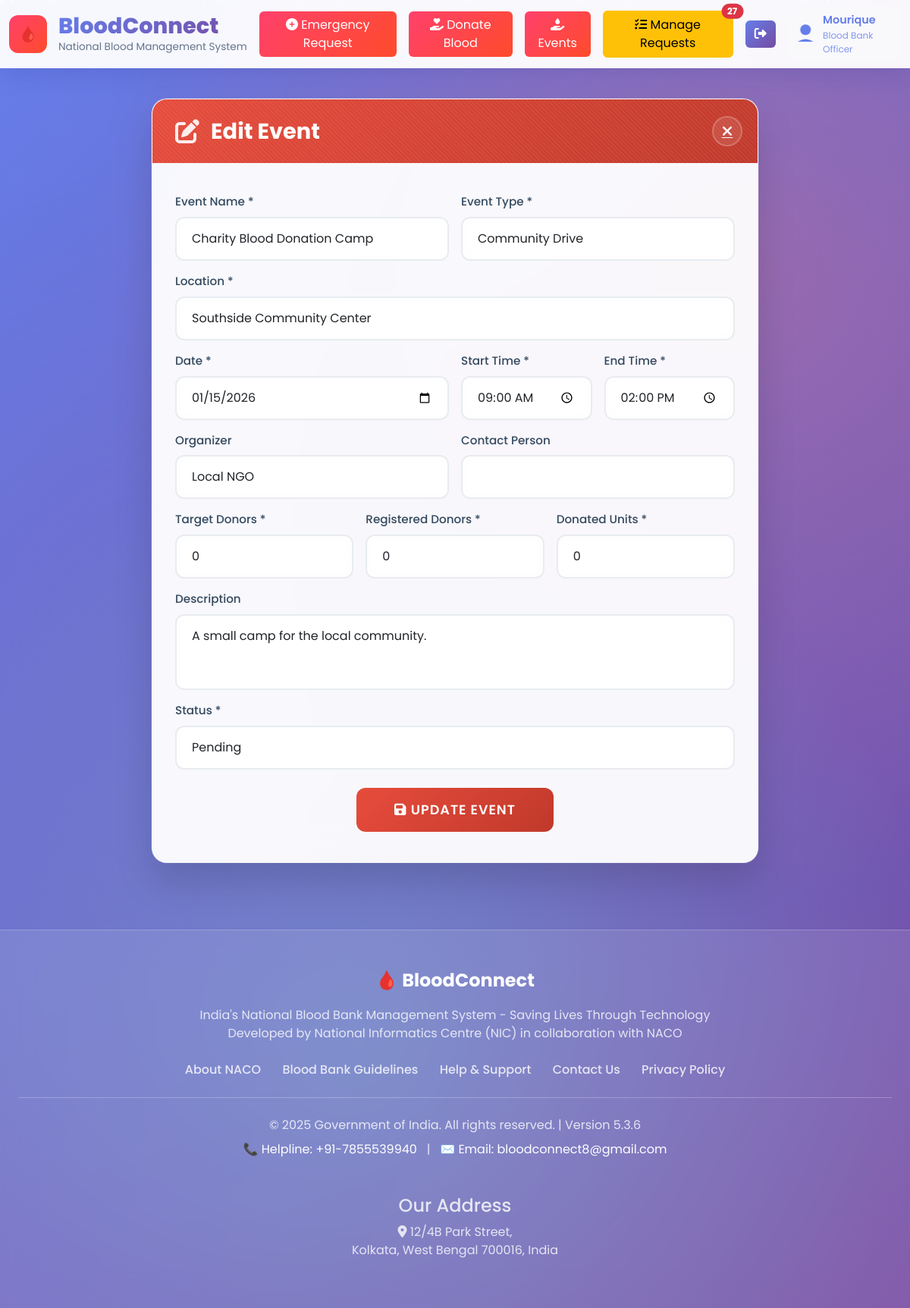
The app's page /edit_event.php?id=21 (signed in) with its own data.
### tables this page shows
CREATE TABLE `blood_events` (
  `id` int(11) NOT NULL AUTO_INCREMENT,
  `event_name` varchar(255) NOT NULL,
  `event_type` varchar(100) NOT NULL,
  `description` text DEFAULT NULL,
  `location` varchar(255) NOT NULL,
  `event_date` date NOT NULL,
  `start_time` time NOT NULL,
  `end_time` time NOT NULL,
  `organizer` varchar(255) DEFAULT NULL,
  `target_donors` int(11) DEFAULT 0,
  `registered_donors` int(11) DEFAULT 0,
  `donated_units` int(11) DEFAULT 0,
  `status` enum('pending','approved','rejected','completed') DEFAULT 'pending',
  `contact_person` varchar(255) DEFAULT NULL,
  `created_at` timestamp NOT NULL DEFAULT current_timestamp(),
  `updated_at` timestamp NOT NULL DEFAULT current_timestamp() ON UPDATE current_timestamp(),
  PRIMARY KEY (`id`)
);

### edit_event.php (the view, shortened to what this page needs)
<?php
include 'connect.php';
$event = null;
if (isset($_GET['id'])) {
    $id = $_GET['id'];
    $stmt = $conn->prepare("SELECT * FROM blood_events WHERE id = ?");
    $stmt->bind_param("i", $id);
    $stmt->execute();
    $result = $stmt->get_result();
    if ($result->num_rows > 0) {
        $event = $result->fetch_assoc();
    }
}
?>
<!DOCTYPE html>
<html lang="en">
<head>
    <link href="https://cdnjs.cloudflare.com/ajax/libs/bootstrap/5.3.0/css/bootstrap.min.css" rel="stylesheet">
    <link href="https://cdnjs.cloudflare.com/ajax/libs/font-awesome/6.4.0/css/all.min.css" rel="stylesheet">
    <link rel="stylesheet" href="styles.css">
    <link rel="stylesheet" href="donor.css">
    <link rel="stylesheet" href="particles.css">
</head>
<body>
    <div class="particles"></div>
    <?php include "header.php"; ?>
    <div class="main-wrapper">
        <div class="form-container">
            <div class="form-header">
                <h2><i class="fas fa-edit icon"></i> Edit Event</h2>
                <a href="blood_event.php" class="close-btn"><i class="fas fa-times"></i></a>
            </div>
            <div class="form-content">
                <form action="update_event.php" method="post">
                    <div class="row g-3">
                        <div class="col-md-6">
                            <label for="adminEventName" class="form-label">Event Name *</label>
                            <input type="text" class="form-control" id="adminEventName" name="event_name" value="<?php echo htmlspecialchars($event['event_name']); ?>" required>
                        </div>
                        <div class="col-md-6">
                            <label for="adminEventType" class="form-label">Event Type *</label>
                            <select class="form-select" id="adminEventType" name="event_type" required>
                                <option value="Community Drive" <?php if($event['event_type'] == 'Community Drive') echo 'selected'; ?>>Community Drive</option>
                            </select>
                        </div>
                        <div class="col-12">
                            <label for="adminEventLocation" class="form-label">Location *</label>
                            <input type="text" class="form-control" id="adminEventLocation" name="location" value="<?php echo htmlspecialchars($event['location']); ?>" required>
                        </div>
                        <div class="col-md-6">
                            <label for="adminEventDate" class="form-label">Date *</label>
                            <input type="date" class="form-control" id="adminEventDate" name="event_date" value="<?php echo htmlspecialchars($event['event_date']); ?>" required>
                        </div>
                        <div class="col-md-3">
                            <label for="adminStartTime" class="form-label">Start Time *</label>
                            <input type="time" class="form-control" id="adminStartTime" name="start_time" value="<?php echo htmlspecialchars($event['start_time']); ?>" required>
                        </div>
                        <div class="col-md-3">
                            <label for="adminEndTime" class="form-label">End Time *</label>
                            <input type="time" class="form-control" id="adminEndTime" name="end_time" value="<?php echo htmlspecialchars($event['end_time']); ?>" required>
                        </div>
                        <div class="col-md-6">
                            <label for="adminOrganizer" class="form-label">Organizer</label>
                            <input type="text" class="form-control" id="adminOrganizer" name="organizer" value="<?php echo htmlspecialchars($event['organizer']); ?>">
                        </div>
                        <div class="col-md-6">
                            <label for="adminContactPerson" class="form-label">Contact Person</label>
                            <input type="text" class="form-control" id="adminContactPerson" name="contact_person" value="<?php echo htmlspecialchars($event['contact_person']); ?>">
                        </div>
                        <div class="col-md-4">
                            <label for="adminTargetDonors" class="form-label">Target Donors *</label>
                            <input type="number" class="form-control" id="adminTargetDonors" name="target_donors" min="0" value="<?php echo htmlspecialchars($event['target_donors']); ?>" required>
                        </div>
                        <div class="col-md-4">
                            <label for="adminRegisteredDonors" class="form-label">Registered Donors *</label>
                            <input type="number" class="form-control" id="adminRegisteredDonors" name="registered_donors" min="0" value="<?php echo htmlspecialchars($event['registered_donors']); ?>" required>
                        </div>
                        <div class="col-md-4">
                            <label for="adminDonatedUnits" class="form-label">Donated Units *</label>
                            <input type="number" class="form-control" id="adminDonatedUnits" name="donated_units" min="0" value="<?php echo htmlspecialchars($event['donated_units']); ?>" required>
                        </div>
                        <div class="col-12">
                            <label for="adminEventDescription" class="form-label">Description</label>
                            <textarea class="form-control" id="adminEventDescription" name="description" style="height: 100px; resize: none;"><?php echo htmlspecialchars($event['description']); ?></textarea>
                        </div>
                        <div class="col-12">
                            <label for="adminEventStatus" class="form-label">Status *</label>
                            <select class="form-select" id="adminEventStatus" name="status" required>
                                <option value="pending" <?php if($event['status'] == 'pending') echo 'selected'; ?>>Pending</option>
                            </select>
                        </div>
                    </div>
                    <div class="text-center mt-4">
                        <button type="submit" class="btn-submit" name="submit"><i class="fas fa-save"></i> Update Event</button>
                    </div>
                </form>
            </div>
        </div>
    </div>
    <?php include "footer.php"; ?>
</body>
</html>

### styles.css (style rules this page uses)
:root { --primary-gradient: linear-gradient(135deg, #667eea 0%, #764ba2 100%); --danger-gradient: linear-gradient(135deg, #ff416c 0%, #ff4b2b 100%); --success-gradient: linear-gradient(135deg, #00b09b 0%, #96c93d 100%); --warning-gradient: linear-gradient(135deg, #ffb347 0%, #ffcc33 100%); --info-gradient: linear-gradient(135deg, #4facfe 0%, #00f2fe 100%); --glass-bg: rgba(255, 255, 255, 0.1); --glass-border: rgba(255, 255, 255, 0.2); }
body { font-family: 'Inter', sans-serif; background: linear-gradient(135deg, #667eea 0%, #764ba2 50%, #f093fb 100%); background-attachment: fixed; min-height: 100vh; }
:root { --primary-gradient: linear-gradient(135deg, #667eea 0%, #764ba2 100%); --danger-gradient: linear-gradient(135deg, #ff416c 0%, #ff4b2b 100%); --glass-border: rgba(255, 255, 255, 0.2); --text-primary: #2c3e50; --text-secondary: #64748b; --shadow-light: 0 8px 32px rgba(31, 38, 135, 0.15); --shadow-medium: 0 12px 40px rgba(31, 38, 135, 0.25); }
body { font-family: 'Inter', sans-serif; background: linear-gradient(135deg, #667eea 0%, #764ba2 50%, #f093fb 100%); }

### donor.css (style rules this page uses)
* { margin: 0; padding: 0; box-sizing: border-box; }
body { font-family: 'Poppins', sans-serif; background: linear-gradient(135deg, #667eea 0%, #764ba2 100%); min-height: 100vh; position: relative; overflow-x: hidden; }
body::before { content: ''; position: fixed; top: 0; left: 0; width: 100%; height: 100%; background: radial-gradient(circle at 20% 50%, rgba(120, 119, 198, 0.3) 0%, transparent 50%), radial-gradient(circle at 80% 20%, rgba(255, 119, 119, 0.3) 0%, transparent 50%), radial-gradient(circle at 40% 80%, rgba(120, 219, 226, 0.3) 0%, transparent 50%); animation: backgroundFlow 20s ease-in-out infinite; z-index: -1; }
.main-wrapper { min-height: 100vh; display: flex; align-items: center; justify-content: center; padding: 40px 15px; position: relative; }
.form-container { width: 100%; max-width: 800px; background: rgba(255, 255, 255, 0.95); backdrop-filter: blur(20px); border: 1px solid rgba(255, 255, 255, 0.2); border-radius: 20px; overflow: hidden; box-shadow: 0 25px 50px rgba(0, 0, 0, 0.15), 0 0 0 1px rgba(255, 255, 255, 0.1); animation: slideUp 0.8s ease-out; position: relative; }
.form-header { background: linear-gradient(135deg, #e74c3c 0%, #c0392b 100%); color: white; padding: 25px 30px; position: relative; overflow: hidden; }
.form-header::before { content: ''; position: absolute; top: -50%; left: -50%; width: 200%; height: 200%; background: repeating-linear-gradient(45deg, transparent, transparent 2px, rgba(255, 255, 255, 0.05) 2px, rgba(255, 255, 255, 0.05) 4px); animation: shimmer 20s linear infinite; }
.form-header h2 { font-weight: 700; font-size: 1.8rem; margin: 0; display: flex; align-items: center; gap: 15px; position: relative; z-index: 2; }
.form-header .icon { font-size: 2rem; opacity: 0.9; }
.close-btn { position: absolute; right: 20px; top: 50%; transform: translateY(-50%); background: rgba(255, 255, 255, 0.1); border: 2px solid rgba(255, 255, 255, 0.2); color: white; width: 40px; height: 40px; border-radius: 50%; cursor: pointer; display: flex; align-items: center; justify-content: center; font-size: 1.2rem; transition: all 0.3s ease; z-index: 3; }
.form-content { padding: 40px 30px; }
.form-label { font-weight: 500; color: #34495e; margin-bottom: 8px; font-size: 0.95rem; display: flex; align-items: center; gap: 8px; }
.form-control, .form-select { border: 2px solid #e8ecef; border-radius: 12px; padding: 15px 20px; font-size: 1rem; transition: all 0.3s ease; background: rgba(255, 255, 255, 0.8); backdrop-filter: blur(10px); }
.btn-submit { background: linear-gradient(135deg, #e74c3c 0%, #c0392b 100%); border: none; border-radius: 12px; padding: 16px 50px; font-size: 1.1rem; font-weight: 600; color: white; cursor: pointer; transition: all 0.3s ease; position: relative; overflow: hidden; text-transform: uppercase; letter-spacing: 1px; }
.btn-submit::before { content: ''; position: absolute; top: 0; left: -100%; width: 100%; height: 100%; background: linear-gradient(90deg, transparent, rgba(255, 255, 255, 0.2), transparent); transition: left 0.5s; }

### particles.css (style rules this page uses)
.particles { position: fixed; top: 0; left: 0; width: 100%; height: 100%; pointer-events: none; z-index: -1; }

### records on screen
blood_events: event_name "Charity Blood Donation Camp", event_type "Community Drive", location "Southside Community Center", event_date "01/15/2026", start_time "09:00:00", end_time "14:00:00", organizer "Local NGO", target_donors "0", registered_donors "0", donated_units "0", description "A small camp for the local community.", status "Pending"

### other values on screen
$total_pending_count "27"
